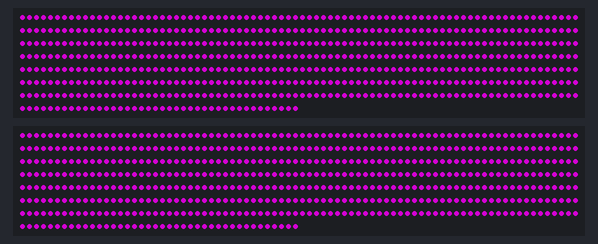
The sketch below on a simulated Arduino Uno, built with avr-gcc and run on an emulated ATmega328P. Shown: 2 × 600 RGB LEDs in strip order, left to right, continuing on the next row. Dim RGB values are drawn brighter than linear; random numbers use the default seed unless the sketch sets one.

Above: at 0.1 s.
At 0.73 s:
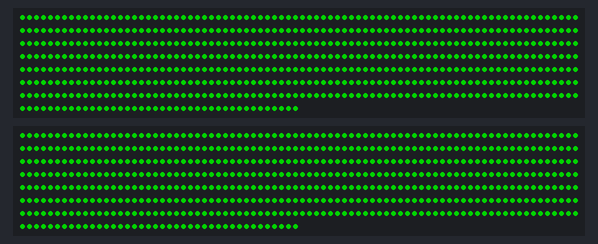

The sketch:

Epilepsy.ino
```cpp
#include "FastLED.h"

// How many leds in your strip?
#define NUM_LEDS 600

// For led chips like Neopixels, which have a data line, ground, and power, you just
// need to define DATA_PIN.  For led chipsets that are SPI based (four wires - data, clock,
// ground, and power), like the LPD8806, define both DATA_PIN and CLOCK_PIN
#define DATA_PIN 7

// Define the array of leds
CRGB leds[NUM_LEDS];
CRGB next;

void setup() {

  FastLED.addLeds<APA104, DATA_PIN, GRB>(leds, NUM_LEDS);
  FastLED.addLeds<APA104, 6, GRB>(leds, NUM_LEDS);

  byte r, g, b;

  r = random(0, 255);
  g = random(0, 255);
  b = random(0, 255);

  for(int i = 0; i < NUM_LEDS; i++){
    leds[i].b = b;
    leds[i].r = r;
    leds[i].g = g;

  }

  next = CRGB::Green;


  FastLED.show();
}

void loop() {

  byte r, g, b;

  /*
  r = random(0, 255);
  g = random(0, 255);
  b = random(0, 255);


  for(int i = 0; i < NUM_LEDS; i++){
    leds[i].b = b;
    leds[i].r = r;
    leds[i].g = g;

  }

  */

  if(next.g != 0)
    next = CRGB::Purple;
  else
    next = CRGB::Green;

  for(int i = 0; i < NUM_LEDS; i++){

    leds[i] = next;
  }

  FastLED.show();

  delay(40);

  for(int i = 0; i < NUM_LEDS; i++){
    leds[i] = CRGB::Black;

  }

  FastLED.show();

  delay(80);

}
```
